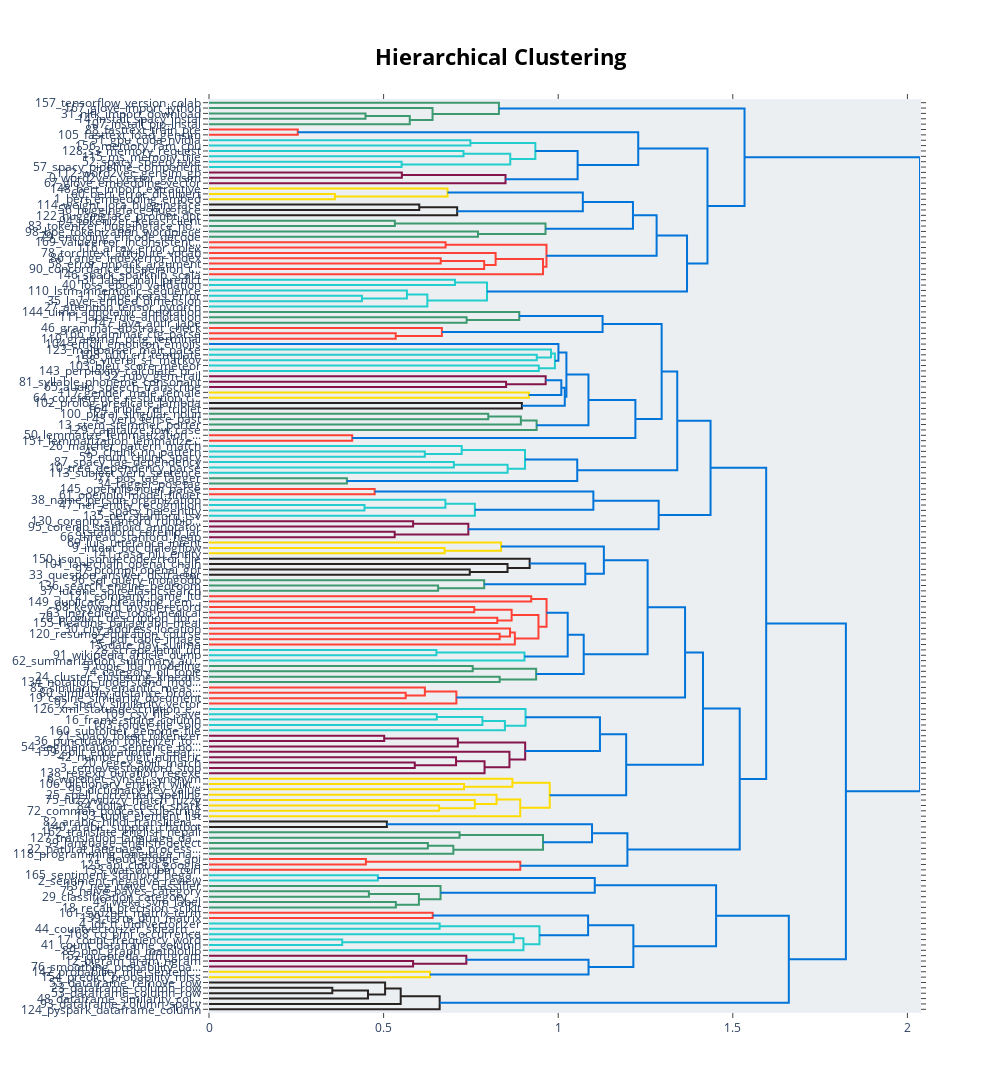

The notebook cell saved with this chart:
### Markdown cell above
### Visualizations

### Code cell
topic_model.visualize_hierarchy()

### Figure 1 — Plotly figure (JSON) as saved in the notebook; plotly's stock layout.template omitted (floating-point values rounded to 4 significant figures; data arrays with more than 128 entries replaced by an {"elided": "..."} marker saying what was removed)
{"data": [{"hoverinfo": "text", "marker": {"color": "rgb(61,153,112)"}, "mode": "lines", "type": "scatter", "x": [0.0, 0.4481, 0.4481, 0.0], "xaxis": "x", "y": [-25.0, -25.0, -35.0, -35.0], "yaxis": "y"}, {"hoverinfo": "text", "marker": {"color": "rgb(61,153,112)"}, "mode": "lines", "type": "scatter", "x": [0.4481, 0.5749, 0.5749, 0.0], "xaxis": "x", "y": [-30.0, -30.0, -45.0, -45.0], "yaxis": "y"}, {"hoverinfo": "text", "marker": {"color": "rgb(61,153,112)"}, "mode": "lines", "type": "scatter", "x": [0.0, 0.6402, 0.6402, 0.5749], "xaxis": "x", "y": [-15.0, -15.0, -37.5, -37.5], "yaxis": "y"}, {"hoverinfo": "text", "marker": {"color": "rgb(61,153,112)"}, "mode": "lines", "type": "scatter", "x": [0.0, 0.8302, 0.8302, 0.6402], "xaxis": "x", "y": [-5.0, -5.0, -26.25, -26.25], "yaxis": "y"}, {"hoverinfo": "text", "marker": {"color": "rgb(255,65,54)"}, "mode": "lines", "type": "scatter", "x": [0.0, 0.2541, 0.2541, 0.0], "xaxis": "x", "y": [-55.0, -55.0, -65.0, -65.0], "yaxis": "y"}, {"hoverinfo": "text", "marker": {"color": "rgb(35,205,205)"}, "mode": "lines", "type": "scatter", "x": [0.0, 0.7485, 0.7485, 0.0], "xaxis": "x", "y": [-75.0, -75.0, -85.0, -85.0], "yaxis": "y"}, {"hoverinfo": "text", "marker": {"color": "rgb(35,205,205)"}, "mode": "lines", "type": "scatter", "x": [0.0, 0.7287, 0.7287, 0.0], "xaxis": "x", "y": [-95.0, -95.0, -105.0, -105.0], "yaxis": "y"}, {"hoverinfo": "text", "marker": {"color": "rgb(35,205,205)"}, "mode": "lines", "type": "scatter", "x": [0.0, 0.5516, 0.5516, 0.0], "xaxis": "x", "y": [-115.0, -115.0, -125.0, -125.0], "yaxis": "y"}, {"hoverinfo": "text", "marker": {"color": "rgb(35,205,205)"}, "mode": "lines", "type": "scatter", "x": [0.7287, 0.8627, 0.8627, 0.5516], "xaxis": "x", "y": [-100.0, -100.0, -120.0, -120.0], "yaxis": "y"}, {"hoverinfo": "text", "marker": {"color": "rgb(35,205,205)"}, "mode": "lines", "type": "scatter", "x": [0.7485, 0.9345, 0.9345, 0.8627], "xaxis": "x", "y": [-80.0, -80.0, -110.0, -110.0], "yaxis": "y"}, {"hoverinfo": "text", "marker": {"color": "rgb(133,20,75)"}, "mode": "lines", "type": "scatter", "x": [0.0, 0.5523, 0.5523, 0.0], "xaxis": "x", "y": [-135.0, -135.0, -145.0, -145.0], "yaxis": "y"}, {"hoverinfo": "text", "marker": {"color": "rgb(133,20,75)"}, "mode": "lines", "type": "scatter", "x": [0.5523, 0.8491, 0.8491, 0.0], "xaxis": "x", "y": [-140.0, -140.0, -155.0, -155.0], "yaxis": "y"}, {"hoverinfo": "text", "marker": {"color": "rgb(0,116,217)"}, "mode": "lines", "type": "scatter", "x": [0.9345, 1.056, 1.056, 0.8491], "xaxis": "x", "y": [-95.0, -95.0, -147.5, -147.5], "yaxis": "y"}, {"hoverinfo": "text", "marker": {"color": "rgb(0,116,217)"}, "mode": "lines", "type": "scatter", "x": [0.2541, 1.229, 1.229, 1.056], "xaxis": "x", "y": [-60.0, -60.0, -121.2, -121.2], "yaxis": "y"}, {"hoverinfo": "text", "marker": {"color": "rgb(255,220,0)"}, "mode": "lines", "type": "scatter", "x": [0.0, 0.3604, 0.3604, 0.0], "xaxis": "x", "y": [-175.0, -175.0, -185.0, -185.0], "yaxis": "y"}, {"hoverinfo": "text", "marker": {"color": "rgb(255,220,0)"}, "mode": "lines", "type": "scatter", "x": [0.0, 0.683, 0.683, 0.3604], "xaxis": "x", "y": [-165.0, -165.0, -180.0, -180.0], "yaxis": "y"}, {"hoverinfo": "text", "marker": {"color": "rgb(40,35,35)"}, "mode": "lines", "type": "scatter", "x": [0.0, 0.6021, 0.6021, 0.0], "xaxis": "x", "y": [-195.0, -195.0, -205.0, -205.0], "yaxis": "y"}, {"hoverinfo": "text", "marker": {"color": "rgb(40,35,35)"}, "mode": "lines", "type": "scatter", "x": [0.6021, 0.7107, 0.7107, 0.0], "xaxis": "x", "y": [-200.0, -200.0, -215.0, -215.0], "yaxis": "y"}, {"hoverinfo": "text", "marker": {"color": "rgb(0,116,217)"}, "mode": "lines", "type": "scatter", "x": [0.683, 1.071, 1.071, 0.7107], "xaxis": "x", "y": [-172.5, -172.5, -207.5, -207.5], "yaxis": "y"}, {"hoverinfo": "text", "marker": {"color": "rgb(61,153,112)"}, "mode": "lines", "type": "scatter", "x": [0.0, 0.5322, 0.5322, 0.0], "xaxis": "x", "y": [-225.0, -225.0, -235.0, -235.0], "yaxis": "y"}, {"hoverinfo": "text", "marker": {"color": "rgb(61,153,112)"}, "mode": "lines", "type": "scatter", "x": [0.0, 0.7703, 0.7703, 0.0], "xaxis": "x", "y": [-245.0, -245.0, -255.0, -255.0], "yaxis": "y"}, {"hoverinfo": "text", "marker": {"color": "rgb(61,153,112)"}, "mode": "lines", "type": "scatter", "x": [0.5322, 0.9637, 0.9637, 0.7703], "xaxis": "x", "y": [-230.0, -230.0, -250.0, -250.0], "yaxis": "y"}, {"hoverinfo": "text", "marker": {"color": "rgb(0,116,217)"}, "mode": "lines", "type": "scatter", "x": [1.071, 1.214, 1.214, 0.9637], "xaxis": "x", "y": [-190.0, -190.0, -240.0, -240.0], "yaxis": "y"}, {"hoverinfo": "text", "marker": {"color": "rgb(255,65,54)"}, "mode": "lines", "type": "scatter", "x": [0.0, 0.6775, 0.6775, 0.0], "xaxis": "x", "y": [-265.0, -265.0, -275.0, -275.0], "yaxis": "y"}, {"hoverinfo": "text", "marker": {"color": "rgb(255,65,54)"}, "mode": "lines", "type": "scatter", "x": [0.0, 0.6636, 0.6636, 0.0], "xaxis": "x", "y": [-295.0, -295.0, -305.0, -305.0], "yaxis": "y"}, {"hoverinfo": "text", "marker": {"color": "rgb(255,65,54)"}, "mode": "lines", "type": "scatter", "x": [0.6636, 0.7881, 0.7881, 0.0], "xaxis": "x", "y": [-300.0, -300.0, -315.0, -315.0], "yaxis": "y"}, {"hoverinfo": "text", "marker": {"color": "rgb(255,65,54)"}, "mode": "lines", "type": "scatter", "x": [0.0, 0.8208, 0.8208, 0.7881], "xaxis": "x", "y": [-285.0, -285.0, -307.5, -307.5], "yaxis": "y"}, {"hoverinfo": "text", "marker": {"color": "rgb(255,65,54)"}, "mode": "lines", "type": "scatter", "x": [0.8208, 0.9565, 0.9565, 0.0], "xaxis": "x", "y": [-296.2, -296.2, -325.0, -325.0], "yaxis": "y"}, {"hoverinfo": "text", "marker": {"color": "rgb(255,65,54)"}, "mode": "lines", "type": "scatter", "x": [0.6775, 0.9664, 0.9664, 0.9565], "xaxis": "x", "y": [-270.0, -270.0, -310.6, -310.6], "yaxis": "y"}, {"hoverinfo": "text", "marker": {"color": "rgb(0,116,217)"}, "mode": "lines", "type": "scatter", "x": [1.214, 1.282, 1.282, 0.9664], "xaxis": "x", "y": [-215.0, -215.0, -290.3, -290.3], "yaxis": "y"}, {"hoverinfo": "text", "marker": {"color": "rgb(35,205,205)"}, "mode": "lines", "type": "scatter", "x": [0.0, 0.7044, 0.7044, 0.0], "xaxis": "x", "y": [-335.0, -335.0, -345.0, -345.0], "yaxis": "y"}, {"hoverinfo": "text", "marker": {"color": "rgb(35,205,205)"}, "mode": "lines", "type": "scatter", "x": [0.0, 0.4379, 0.4379, 0.0], "xaxis": "x", "y": [-365.0, -365.0, -375.0, -375.0], "yaxis": "y"}, {"hoverinfo": "text", "marker": {"color": "rgb(35,205,205)"}, "mode": "lines", "type": "scatter", "x": [0.0, 0.5667, 0.5667, 0.4379], "xaxis": "x", "y": [-355.0, -355.0, -370.0, -370.0], "yaxis": "y"}, {"hoverinfo": "text", "marker": {"color": "rgb(35,205,205)"}, "mode": "lines", "type": "scatter", "x": [0.5667, 0.6252, 0.6252, 0.0], "xaxis": "x", "y": [-362.5, -362.5, -385.0, -385.0], "yaxis": "y"}, {"hoverinfo": "text", "marker": {"color": "rgb(35,205,205)"}, "mode": "lines", "type": "scatter", "x": [0.7044, 0.796, 0.796, 0.6252], "xaxis": "x", "y": [-340.0, -340.0, -373.8, -373.8], "yaxis": "y"}, {"hoverinfo": "text", "marker": {"color": "rgb(0,116,217)"}, "mode": "lines", "type": "scatter", "x": [1.282, 1.369, 1.369, 0.796], "xaxis": "x", "y": [-252.7, -252.7, -356.9, -356.9], "yaxis": "y"}, {"hoverinfo": "text", "marker": {"color": "rgb(0,116,217)"}, "mode": "lines", "type": "scatter", "x": [1.229, 1.427, 1.427, 1.369], "xaxis": "x", "y": [-90.62, -90.62, -304.8, -304.8], "yaxis": "y"}, {"hoverinfo": "text", "marker": {"color": "rgb(0,116,217)"}, "mode": "lines", "type": "scatter", "x": [0.8302, 1.534, 1.534, 1.427], "xaxis": "x", "y": [-15.62, -15.62, -197.7, -197.7], "yaxis": "y"}, {"hoverinfo": "text", "marker": {"color": "rgb(61,153,112)"}, "mode": "lines", "type": "scatter", "x": [0.0, 0.7377, 0.7377, 0.0], "xaxis": "x", "y": [-405.0, -405.0, -415.0, -415.0], "yaxis": "y"}, {"hoverinfo": "text", "marker": {"color": "rgb(61,153,112)"}, "mode": "lines", "type": "scatter", "x": [0.0, 0.8885, 0.8885, 0.7377], "xaxis": "x", "y": [-395.0, -395.0, -410.0, -410.0], "yaxis": "y"}, {"hoverinfo": "text", "marker": {"color": "rgb(255,65,54)"}, "mode": "lines", "type": "scatter", "x": [0.0, 0.5348, 0.5348, 0.0], "xaxis": "x", "y": [-435.0, -435.0, -445.0, -445.0], "yaxis": "y"}, {"hoverinfo": "text", "marker": {"color": "rgb(255,65,54)"}, "mode": "lines", "type": "scatter", "x": [0.0, 0.6669, 0.6669, 0.5348], "xaxis": "x", "y": [-425.0, -425.0, -440.0, -440.0], "yaxis": "y"}, {"hoverinfo": "text", "marker": {"color": "rgb(0,116,217)"}, "mode": "lines", "type": "scatter", "x": [0.8885, 1.127, 1.127, 0.6669], "xaxis": "x", "y": [-402.5, -402.5, -432.5, -432.5], "yaxis": "y"}, {"hoverinfo": "text", "marker": {"color": "rgb(35,205,205)"}, "mode": "lines", "type": "scatter", "x": [0.0, 0.9387, 0.9387, 0.0], "xaxis": "x", "y": [-475.0, -475.0, -485.0, -485.0], "yaxis": "y"}, {"hoverinfo": "text", "marker": {"color": "rgb(35,205,205)"}, "mode": "lines", "type": "scatter", "x": [0.0, 0.9795, 0.9795, 0.9387], "xaxis": "x", "y": [-465.0, -465.0, -480.0, -480.0], "yaxis": "y"}, {"hoverinfo": "text", "marker": {"color": "rgb(35,205,205)"}, "mode": "lines", "type": "scatter", "x": [0.0, 0.9444, 0.9444, 0.0], "xaxis": "x", "y": [-495.0, -495.0, -505.0, -505.0], "yaxis": "y"}, {"hoverinfo": "text", "marker": {"color": "rgb(35,205,205)"}, "mode": "lines", "type": "scatter", "x": [0.9795, 0.9906, 0.9906, 0.9444], "xaxis": "x", "y": [-472.5, -472.5, -500.0, -500.0], "yaxis": "y"}, {"hoverinfo": "text", "marker": {"color": "rgb(0,116,217)"}, "mode": "lines", "type": "scatter", "x": [0.0, 1.001, 1.001, 0.9906], "xaxis": "x", "y": [-455.0, -455.0, -486.2, -486.2], "yaxis": "y"}, {"hoverinfo": "text", "marker": {"color": "rgb(133,20,75)"}, "mode": "lines", "type": "scatter", "x": [0.0, 0.8508, 0.8508, 0.0], "xaxis": "x", "y": [-525.0, -525.0, -535.0, -535.0], "yaxis": "y"}, {"hoverinfo": "text", "marker": {"color": "rgb(133,20,75)"}, "mode": "lines", "type": "scatter", "x": [0.0, 0.9642, 0.9642, 0.8508], "xaxis": "x", "y": [-515.0, -515.0, -530.0, -530.0], "yaxis": "y"}, {"hoverinfo": "text", "marker": {"color": "rgb(255,220,0)"}, "mode": "lines", "type": "scatter", "x": [0.0, 0.9158, 0.9158, 0.0], "xaxis": "x", "y": [-545.0, -545.0, -555.0, -555.0], "yaxis": "y"}, {"hoverinfo": "text", "marker": {"color": "rgb(0,116,217)"}, "mode": "lines", "type": "scatter", "x": [0.9642, 1.009, 1.009, 0.9158], "xaxis": "x", "y": [-522.5, -522.5, -550.0, -550.0], "yaxis": "y"}, {"hoverinfo": "text", "marker": {"color": "rgb(40,35,35)"}, "mode": "lines", "type": "scatter", "x": [0.0, 0.896, 0.896, 0.0], "xaxis": "x", "y": [-565.0, -565.0, -575.0, -575.0], "yaxis": "y"}, {"hoverinfo": "text", "marker": {"color": "rgb(0,116,217)"}, "mode": "lines", "type": "scatter", "x": [1.009, 1.019, 1.019, 0.896], "xaxis": "x", "y": [-536.2, -536.2, -570.0, -570.0], "yaxis": "y"}, {"hoverinfo": "text", "marker": {"color": "rgb(0,116,217)"}, "mode": "lines", "type": "scatter", "x": [1.001, 1.024, 1.024, 1.019], "xaxis": "x", "y": [-470.6, -470.6, -553.1, -553.1], "yaxis": "y"}, {"hoverinfo": "text", "marker": {"color": "rgb(61,153,112)"}, "mode": "lines", "type": "scatter", "x": [0.0, 0.7997, 0.7997, 0.0], "xaxis": "x", "y": [-585.0, -585.0, -595.0, -595.0], "yaxis": "y"}, {"hoverinfo": "text", "marker": {"color": "rgb(61,153,112)"}, "mode": "lines", "type": "scatter", "x": [0.7997, 0.893, 0.893, 0.0], "xaxis": "x", "y": [-590.0, -590.0, -605.0, -605.0], "yaxis": "y"}, {"hoverinfo": "text", "marker": {"color": "rgb(61,153,112)"}, "mode": "lines", "type": "scatter", "x": [0.893, 0.9382, 0.9382, 0.0], "xaxis": "x", "y": [-597.5, -597.5, -615.0, -615.0], "yaxis": "y"}, {"hoverinfo": "text", "marker": {"color": "rgb(0,116,217)"}, "mode": "lines", "type": "scatter", "x": [1.024, 1.087, 1.087, 0.9382], "xaxis": "x", "y": [-511.9, -511.9, -606.2, -606.2], "yaxis": "y"}, {"hoverinfo": "text", "marker": {"color": "rgb(255,65,54)"}, "mode": "lines", "type": "scatter", "x": [0.0, 0.4101, 0.4101, 0.0], "xaxis": "x", "y": [-625.0, -625.0, -635.0, -635.0], "yaxis": "y"}, {"hoverinfo": "text", "marker": {"color": "rgb(0,116,217)"}, "mode": "lines", "type": "scatter", "x": [1.087, 1.221, 1.221, 0.4101], "xaxis": "x", "y": [-559.1, -559.1, -630.0, -630.0], "yaxis": "y"}, {"hoverinfo": "text", "marker": {"color": "rgb(0,116,217)"}, "mode": "lines", "type": "scatter", "x": [1.127, 1.296, 1.296, 1.221], "xaxis": "x", "y": [-417.5, -417.5, -594.5, -594.5], "yaxis": "y"}, {"hoverinfo": "text", "marker": {"color": "rgb(35,205,205)"}, "mode": "lines", "type": "scatter", "x": [0.0, 0.618, 0.618, 0.0], "xaxis": "x", "y": [-655.0, -655.0, -665.0, -665.0], "yaxis": "y"}, {"hoverinfo": "text", "marker": {"color": "rgb(35,205,205)"}, "mode": "lines", "type": "scatter", "x": [0.0, 0.7237, 0.7237, 0.618], "xaxis": "x", "y": [-645.0, -645.0, -660.0, -660.0], "yaxis": "y"}, {"hoverinfo": "text", "marker": {"color": "rgb(35,205,205)"}, "mode": "lines", "type": "scatter", "x": [0.0, 0.7012, 0.7012, 0.0], "xaxis": "x", "y": [-675.0, -675.0, -685.0, -685.0], "yaxis": "y"}, {"hoverinfo": "text", "marker": {"color": "rgb(35,205,205)"}, "mode": "lines", "type": "scatter", "x": [0.7012, 0.8551, 0.8551, 0.0], "xaxis": "x", "y": [-680.0, -680.0, -695.0, -695.0], "yaxis": "y"}, {"hoverinfo": "text", "marker": {"color": "rgb(35,205,205)"}, "mode": "lines", "type": "scatter", "x": [0.7237, 0.9049, 0.9049, 0.8551], "xaxis": "x", "y": [-652.5, -652.5, -687.5, -687.5], "yaxis": "y"}, {"hoverinfo": "text", "marker": {"color": "rgb(61,153,112)"}, "mode": "lines", "type": "scatter", "x": [0.0, 0.3949, 0.3949, 0.0], "xaxis": "x", "y": [-705.0, -705.0, -715.0, -715.0], "yaxis": "y"}, {"hoverinfo": "text", "marker": {"color": "rgb(0,116,217)"}, "mode": "lines", "type": "scatter", "x": [0.9049, 1.055, 1.055, 0.3949], "xaxis": "x", "y": [-670.0, -670.0, -710.0, -710.0], "yaxis": "y"}, {"hoverinfo": "text", "marker": {"color": "rgb(0,116,217)"}, "mode": "lines", "type": "scatter", "x": [1.296, 1.341, 1.341, 1.055], "xaxis": "x", "y": [-506.0, -506.0, -690.0, -690.0], "yaxis": "y"}, {"hoverinfo": "text", "marker": {"color": "rgb(255,65,54)"}, "mode": "lines", "type": "scatter", "x": [0.0, 0.4744, 0.4744, 0.0], "xaxis": "x", "y": [-725.0, -725.0, -735.0, -735.0], "yaxis": "y"}, {"hoverinfo": "text", "marker": {"color": "rgb(35,205,205)"}, "mode": "lines", "type": "scatter", "x": [0.0, 0.4453, 0.4453, 0.0], "xaxis": "x", "y": [-755.0, -755.0, -765.0, -765.0], "yaxis": "y"}, {"hoverinfo": "text", "marker": {"color": "rgb(35,205,205)"}, "mode": "lines", "type": "scatter", "x": [0.0, 0.677, 0.677, 0.4453], "xaxis": "x", "y": [-745.0, -745.0, -760.0, -760.0], "yaxis": "y"}, {"hoverinfo": "text", "marker": {"color": "rgb(35,205,205)"}, "mode": "lines", "type": "scatter", "x": [0.677, 0.7614, 0.7614, 0.0], "xaxis": "x", "y": [-752.5, -752.5, -775.0, -775.0], "yaxis": "y"}, {"hoverinfo": "text", "marker": {"color": "rgb(0,116,217)"}, "mode": "lines", "type": "scatter", "x": [0.4744, 1.101, 1.101, 0.7614], "xaxis": "x", "y": [-730.0, -730.0, -763.8, -763.8], "yaxis": "y"}, {"hoverinfo": "text", "marker": {"color": "rgb(133,20,75)"}, "mode": "lines", "type": "scatter", "x": [0.0, 0.5845, 0.5845, 0.0], "xaxis": "x", "y": [-785.0, -785.0, -795.0, -795.0], "yaxis": "y"}, {"hoverinfo": "text", "marker": {"color": "rgb(133,20,75)"}, "mode": "lines", "type": "scatter", "x": [0.0, 0.5317, 0.5317, 0.0], "xaxis": "x", "y": [-805.0, -805.0, -815.0, -815.0], "yaxis": "y"}, {"hoverinfo": "text", "marker": {"color": "rgb(133,20,75)"}, "mode": "lines", "type": "scatter", "x": [0.5845, 0.7427, 0.7427, 0.5317], "xaxis": "x", "y": [-790.0, -790.0, -810.0, -810.0], "yaxis": "y"}, {"hoverinfo": "text", "marker": {"color": "rgb(0,116,217)"}, "mode": "lines", "type": "scatter", "x": [1.101, 1.288, 1.288, 0.7427], "xaxis": "x", "y": [-746.9, -746.9, -800.0, -800.0], "yaxis": "y"}, {"hoverinfo": "text", "marker": {"color": "rgb(0,116,217)"}, "mode": "lines", "type": "scatter", "x": [1.341, 1.436, 1.436, 1.288], "xaxis": "x", "y": [-598.0, -598.0, -773.4, -773.4], "yaxis": "y"}, {"hoverinfo": "text", "marker": {"color": "rgb(255,220,0)"}, "mode": "lines", "type": "scatter", "x": [0.0, 0.6746, 0.6746, 0.0], "xaxis": "x", "y": [-835.0, -835.0, -845.0, -845.0], "yaxis": "y"}, {"hoverinfo": "text", "marker": {"color": "rgb(255,220,0)"}, "mode": "lines", "type": "scatter", "x": [0.0, 0.8364, 0.8364, 0.6746], "xaxis": "x", "y": [-825.0, -825.0, -840.0, -840.0], "yaxis": "y"}, {"hoverinfo": "text", "marker": {"color": "rgb(40,35,35)"}, "mode": "lines", "type": "scatter", "x": [0.0, 0.7467, 0.7467, 0.0], "xaxis": "x", "y": [-875.0, -875.0, -885.0, -885.0], "yaxis": "y"}, {"hoverinfo": "text", "marker": {"color": "rgb(40,35,35)"}, "mode": "lines", "type": "scatter", "x": [0.0, 0.8549, 0.8549, 0.7467], "xaxis": "x", "y": [-865.0, -865.0, -880.0, -880.0], "yaxis": "y"}, {"hoverinfo": "text", "marker": {"color": "rgb(40,35,35)"}, "mode": "lines", "type": "scatter", "x": [0.0, 0.9182, 0.9182, 0.8549], "xaxis": "x", "y": [-855.0, -855.0, -872.5, -872.5], "yaxis": "y"}, {"hoverinfo": "text", "marker": {"color": "rgb(61,153,112)"}, "mode": "lines", "type": "scatter", "x": [0.0, 0.6561, 0.6561, 0.0], "xaxis": "x", "y": [-905.0, -905.0, -915.0, -915.0], "yaxis": "y"}, {"hoverinfo": "text", "marker": {"color": "rgb(61,153,112)"}, "mode": "lines", "type": "scatter", "x": [0.0, 0.7881, 0.7881, 0.6561], "xaxis": "x", "y": [-895.0, -895.0, -910.0, -910.0], "yaxis": "y"}, {"hoverinfo": "text", "marker": {"color": "rgb(0,116,217)"}, "mode": "lines", "type": "scatter", "x": [0.9182, 1.078, 1.078, 0.7881], "xaxis": "x", "y": [-863.8, -863.8, -902.5, -902.5], "yaxis": "y"}, {"hoverinfo": "text", "marker": {"color": "rgb(0,116,217)"}, "mode": "lines", "type": "scatter", "x": [0.8364, 1.131, 1.131, 1.078], "xaxis": "x", "y": [-832.5, -832.5, -883.1, -883.1], "yaxis": "y"}, {"hoverinfo": "text", "marker": {"color": "rgb(255,65,54)"}, "mode": "lines", "type": "scatter", "x": [0.0, 0.9228, 0.9228, 0.0], "xaxis": "x", "y": [-925.0, -925.0, -935.0, -935.0], "yaxis": "y"}, {"hoverinfo": "text", "marker": {"color": "rgb(255,65,54)"}, "mode": "lines", "type": "scatter", "x": [0.0, 0.7596, 0.7596, 0.0], "xaxis": "x", "y": [-945.0, -945.0, -955.0, -955.0], "yaxis": "y"}, {"hoverinfo": "text", "marker": {"color": "rgb(255,65,54)"}, "mode": "lines", "type": "scatter", "x": [0.0, 0.8256, 0.8256, 0.0], "xaxis": "x", "y": [-965.0, -965.0, -975.0, -975.0], "yaxis": "y"}, {"hoverinfo": "text", "marker": {"color": "rgb(255,65,54)"}, "mode": "lines", "type": "scatter", "x": [0.7596, 0.8666, 0.8666, 0.8256], "xaxis": "x", "y": [-950.0, -950.0, -970.0, -970.0], "yaxis": "y"}, {"hoverinfo": "text", "marker": {"color": "rgb(255,65,54)"}, "mode": "lines", "type": "scatter", "x": [0.0, 0.8323, 0.8323, 0.0], "xaxis": "x", "y": [-995.0, -995.0, -1005.0, -1005.0], "yaxis": "y"}, {"hoverinfo": "text", "marker": {"color": "rgb(255,65,54)"}, "mode": "lines", "type": "scatter", "x": [0.0, 0.8621, 0.8621, 0.8323], "xaxis": "x", "y": [-985.0, -985.0, -1000.0, -1000.0], "yaxis": "y"}, {"hoverinfo": "text", "marker": {"color": "rgb(255,65,54)"}, "mode": "lines", "type": "scatter", "x": [0.8621, 0.8759, 0.8759, 0.0], "xaxis": "x", "y": [-992.5, -992.5, -1015.0, -1015.0], "yaxis": "y"}, {"hoverinfo": "text", "marker": {"color": "rgb(255,65,54)"}, "mode": "lines", "type": "scatter", "x": [0.8666, 0.9435, 0.9435, 0.8759], "xaxis": "x", "y": [-960.0, -960.0, -1004.0, -1004.0], "yaxis": "y"}, {"hoverinfo": "text", "marker": {"color": "rgb(255,65,54)"}, "mode": "lines", "type": "scatter", "x": [0.9228, 0.9666, 0.9666, 0.9435], "xaxis": "x", "y": [-930.0, -930.0, -981.9, -981.9], "yaxis": "y"}, {"hoverinfo": "text", "marker": {"color": "rgb(35,205,205)"}, "mode": "lines", "type": "scatter", "x": [0.0, 0.6511, 0.6511, 0.0], "xaxis": "x", "y": [-1025.0, -1025.0, -1035.0, -1035.0], "yaxis": "y"}, {"hoverinfo": "text", "marker": {"color": "rgb(35,205,205)"}, "mode": "lines", "type": "scatter", "x": [0.6511, 0.9034, 0.9034, 0.0], "xaxis": "x", "y": [-1030.0, -1030.0, -1045.0, -1045.0], "yaxis": "y"}, {"hoverinfo": "text", "marker": {"color": "rgb(0,116,217)"}, "mode": "lines", "type": "scatter", "x": [0.9666, 1.027, 1.027, 0.9034], "xaxis": "x", "y": [-955.9, -955.9, -1038.0, -1038.0], "yaxis": "y"}, {"hoverinfo": "text", "marker": {"color": "rgb(61,153,112)"}, "mode": "lines", "type": "scatter", "x": [0.0, 0.7552, 0.7552, 0.0], "xaxis": "x", "y": [-1055.0, -1055.0, -1065.0, -1065.0], "yaxis": "y"}, {"hoverinfo": "text", "marker": {"color": "rgb(61,153,112)"}, "mode": "lines", "type": "scatter", "x": [0.0, 0.8323, 0.8323, 0.0], "xaxis": "x", "y": [-1075.0, -1075.0, -1085.0, -1085.0], "yaxis": "y"}, {"hoverinfo": "text", "marker": {"color": "rgb(61,153,112)"}, "mode": "lines", "type": "scatter", "x": [0.7552, 0.9368, 0.9368, 0.8323], "xaxis": "x", "y": [-1060.0, -1060.0, -1080.0, -1080.0], "yaxis": "y"}, {"hoverinfo": "text", "marker": {"color": "rgb(0,116,217)"}, "mode": "lines", "type": "scatter", "x": [1.027, 1.073, 1.073, 0.9368], "xaxis": "x", "y": [-996.7, -996.7, -1070.0, -1070.0], "yaxis": "y"}, {"hoverinfo": "text", "marker": {"color": "rgb(0,116,217)"}, "mode": "lines", "type": "scatter", "x": [1.131, 1.256, 1.256, 1.073], "xaxis": "x", "y": [-857.8, -857.8, -1033.0, -1033.0], "yaxis": "y"}, {"hoverinfo": "text", "marker": {"color": "rgb(255,65,54)"}, "mode": "lines", "type": "scatter", "x": [0.0, 0.5633, 0.5633, 0.0], "xaxis": "x", "y": [-1105.0, -1105.0, -1115.0, -1115.0], "yaxis": "y"}, {"hoverinfo": "text", "marker": {"color": "rgb(255,65,54)"}, "mode": "lines", "type": "scatter", "x": [0.0, 0.6182, 0.6182, 0.5633], "xaxis": "x", "y": [-1095.0, -1095.0, -1110.0, -1110.0], "yaxis": "y"}, {"hoverinfo": "text", "marker": {"color": "rgb(255,65,54)"}, "mode": "lines", "type": "scatter", "x": [0.6182, 0.7084, 0.7084, 0.0], "xaxis": "x", "y": [-1102.0, -1102.0, -1125.0, -1125.0], "yaxis": "y"}, {"hoverinfo": "text", "marker": {"color": "rgb(0,116,217)"}, "mode": "lines", "type": "scatter", "x": [1.256, 1.363, 1.363, 0.7084], "xaxis": "x", "y": [-945.6, -945.6, -1114.0, -1114.0], "yaxis": "y"}, {"hoverinfo": "text", "marker": {"color": "rgb(35,205,205)"}, "mode": "lines", "type": "scatter", "x": [0.0, 0.6523, 0.6523, 0.0], "xaxis": "x", "y": [-1145.0, -1145.0, -1155.0, -1155.0], "yaxis": "y"}, {"hoverinfo": "text", "marker": {"color": "rgb(35,205,205)"}, "mode": "lines", "type": "scatter", "x": [0.6523, 0.7829, 0.7829, 0.0], "xaxis": "x", "y": [-1150.0, -1150.0, -1165.0, -1165.0], "yaxis": "y"}, {"hoverinfo": "text", "marker": {"color": "rgb(35,205,205)"}, "mode": "lines", "type": "scatter", "x": [0.7829, 0.8474, 0.8474, 0.0], "xaxis": "x", "y": [-1158.0, -1158.0, -1175.0, -1175.0], "yaxis": "y"}, {"hoverinfo": "text", "marker": {"color": "rgb(35,205,205)"}, "mode": "lines", "type": "scatter", "x": [0.0, 0.9064, 0.9064, 0.8474], "xaxis": "x", "y": [-1135.0, -1135.0, -1166.0, -1166.0], "yaxis": "y"}, {"hoverinfo": "text", "marker": {"color": "rgb(133,20,75)"}, "mode": "lines", "type": "scatter", "x": [0.0, 0.5018, 0.5018, 0.0], "xaxis": "x", "y": [-1185.0, -1185.0, -1195.0, -1195.0], "yaxis": "y"}, {"hoverinfo": "text", "marker": {"color": "rgb(133,20,75)"}, "mode": "lines", "type": "scatter", "x": [0.5018, 0.7126, 0.7126, 0.0], "xaxis": "x", "y": [-1190.0, -1190.0, -1205.0, -1205.0], "yaxis": "y"}, {"hoverinfo": "text", "marker": {"color": "rgb(133,20,75)"}, "mode": "lines", "type": "scatter", "x": [0.0, 0.5893, 0.5893, 0.0], "xaxis": "x", "y": [-1235.0, -1235.0, -1245.0, -1245.0], "yaxis": "y"}, {"hoverinfo": "text", "marker": {"color": "rgb(133,20,75)"}, "mode": "lines", "type": "scatter", "x": [0.0, 0.7074, 0.7074, 0.5893], "xaxis": "x", "y": [-1225.0, -1225.0, -1240.0, -1240.0], "yaxis": "y"}, {"hoverinfo": "text", "marker": {"color": "rgb(133,20,75)"}, "mode": "lines", "type": "scatter", "x": [0.7074, 0.7891, 0.7891, 0.0], "xaxis": "x", "y": [-1232.0, -1232.0, -1255.0, -1255.0], "yaxis": "y"}, {"hoverinfo": "text", "marker": {"color": "rgb(133,20,75)"}, "mode": "lines", "type": "scatter", "x": [0.0, 0.8604, 0.8604, 0.7891], "xaxis": "x", "y": [-1215.0, -1215.0, -1244.0, -1244.0], "yaxis": "y"}, {"hoverinfo": "text", "marker": {"color": "rgb(133,20,75)"}, "mode": "lines", "type": "scatter", "x": [0.7126, 0.9054, 0.9054, 0.8604], "xaxis": "x", "y": [-1198.0, -1198.0, -1229.0, -1229.0], "yaxis": "y"}, {"hoverinfo": "text", "marker": {"color": "rgb(0,116,217)"}, "mode": "lines", "type": "scatter", "x": [0.9064, 1.12, 1.12, 0.9054], "xaxis": "x", "y": [-1151.0, -1151.0, -1213.0, -1213.0], "yaxis": "y"}, {"hoverinfo": "text", "marker": {"color": "rgb(255,220,0)"}, "mode": "lines", "type": "scatter", "x": [0.0, 0.7303, 0.7303, 0.0], "xaxis": "x", "y": [-1275.0, -1275.0, -1285.0, -1285.0], "yaxis": "y"}, {"hoverinfo": "text", "marker": {"color": "rgb(255,220,0)"}, "mode": "lines", "type": "scatter", "x": [0.0, 0.8688, 0.8688, 0.7303], "xaxis": "x", "y": [-1265.0, -1265.0, -1280.0, -1280.0], "yaxis": "y"}, {"hoverinfo": "text", "marker": {"color": "rgb(255,220,0)"}, "mode": "lines", "type": "scatter", "x": [0.0, 0.6591, 0.6591, 0.0], "xaxis": "x", "y": [-1315.0, -1315.0, -1325.0, -1325.0], "yaxis": "y"}, {"hoverinfo": "text", "marker": {"color": "rgb(255,220,0)"}, "mode": "lines", "type": "scatter", "x": [0.0, 0.7612, 0.7612, 0.6591], "xaxis": "x", "y": [-1305.0, -1305.0, -1320.0, -1320.0], "yaxis": "y"}, {"hoverinfo": "text", "marker": {"color": "rgb(255,220,0)"}, "mode": "lines", "type": "scatter", "x": [0.0, 0.8234, 0.8234, 0.7612], "xaxis": "x", "y": [-1295.0, -1295.0, -1312.0, -1312.0], "yaxis": "y"}, {"hoverinfo": "text", "marker": {"color": "rgb(255,220,0)"}, "mode": "lines", "type": "scatter", "x": [0.8234, 0.8913, 0.8913, 0.0], "xaxis": "x", "y": [-1304.0, -1304.0, -1335.0, -1335.0], "yaxis": "y"}, {"hoverinfo": "text", "marker": {"color": "rgb(255,220,0)"}, "mode": "lines", "type": "scatter", "x": [0.8688, 0.9758, 0.9758, 0.8913], "xaxis": "x", "y": [-1272.0, -1272.0, -1319.0, -1319.0], "yaxis": "y"}, {"hoverinfo": "text", "marker": {"color": "rgb(0,116,217)"}, "mode": "lines", "type": "scatter", "x": [1.12, 1.195, 1.195, 0.9758], "xaxis": "x", "y": [-1182.0, -1182.0, -1296.0, -1296.0], "yaxis": "y"}, {"hoverinfo": "text", "marker": {"color": "rgb(0,116,217)"}, "mode": "lines", "type": "scatter", "x": [1.363, 1.415, 1.415, 1.195], "xaxis": "x", "y": [-1030.0, -1030.0, -1239.0, -1239.0], "yaxis": "y"}, {"hoverinfo": "text", "marker": {"color": "rgb(40,35,35)"}, "mode": "lines", "type": "scatter", "x": [0.0, 0.5094, 0.5094, 0.0], "xaxis": "x", "y": [-1345.0, -1345.0, -1355.0, -1355.0], "yaxis": "y"}, {"hoverinfo": "text", "marker": {"color": "rgb(61,153,112)"}, "mode": "lines", "type": "scatter", "x": [0.0, 0.7175, 0.7175, 0.0], "xaxis": "x", "y": [-1365.0, -1365.0, -1375.0, -1375.0], "yaxis": "y"}, {"hoverinfo": "text", "marker": {"color": "rgb(61,153,112)"}, "mode": "lines", "type": "scatter", "x": [0.0, 0.6268, 0.6268, 0.0], "xaxis": "x", "y": [-1385.0, -1385.0, -1395.0, -1395.0], "yaxis": "y"}, {"hoverinfo": "text", "marker": {"color": "rgb(61,153,112)"}, "mode": "lines", "type": "scatter", "x": [0.6268, 0.6997, 0.6997, 0.0], "xaxis": "x", "y": [-1390.0, -1390.0, -1405.0, -1405.0], "yaxis": "y"}, {"hoverinfo": "text", "marker": {"color": "rgb(61,153,112)"}, "mode": "lines", "type": "scatter", "x": [0.7175, 0.9565, 0.9565, 0.6997], "xaxis": "x", "y": [-1370.0, -1370.0, -1398.0, -1398.0], "yaxis": "y"}, {"hoverinfo": "text", "marker": {"color": "rgb(0,116,217)"}, "mode": "lines", "type": "scatter", "x": [0.5094, 1.097, 1.097, 0.9565], "xaxis": "x", "y": [-1350.0, -1350.0, -1384.0, -1384.0], "yaxis": "y"}, {"hoverinfo": "text", "marker": {"color": "rgb(255,65,54)"}, "mode": "lines", "type": "scatter", "x": [0.0, 0.4493, 0.4493, 0.0], "xaxis": "x", "y": [-1415.0, -1415.0, -1425.0, -1425.0], "yaxis": "y"}, {"hoverinfo": "text", "marker": {"color": "rgb(255,65,54)"}, "mode": "lines", "type": "scatter", "x": [0.4493, 0.8914, 0.8914, 0.0], "xaxis": "x", "y": [-1420.0, -1420.0, -1435.0, -1435.0], "yaxis": "y"}, {"hoverinfo": "text", "marker": {"color": "rgb(0,116,217)"}, "mode": "lines", "type": "scatter", "x": [1.097, 1.198, 1.198, 0.8914], "xaxis": "x", "y": [-1367.0, -1367.0, -1428.0, -1428.0], "yaxis": "y"}, {"hoverinfo": "text", "marker": {"color": "rgb(0,116,217)"}, "mode": "lines", "type": "scatter", "x": [1.415, 1.52, 1.52, 1.198], "xaxis": "x", "y": [-1134.0, -1134.0, -1397.0, -1397.0], "yaxis": "y"}, {"hoverinfo": "text", "marker": {"color": "rgb(0,116,217)"}, "mode": "lines", "type": "scatter", "x": [1.436, 1.596, 1.596, 1.52], "xaxis": "x", "y": [-685.7, -685.7, -1266.0, -1266.0], "yaxis": "y"}, {"hoverinfo": "text", "marker": {"color": "rgb(35,205,205)"}, "mode": "lines", "type": "scatter", "x": [0.0, 0.4836, 0.4836, 0.0], "xaxis": "x", "y": [-1445.0, -1445.0, -1455.0, -1455.0], "yaxis": "y"}, {"hoverinfo": "text", "marker": {"color": "rgb(61,153,112)"}, "mode": "lines", "type": "scatter", "x": [0.0, 0.4579, 0.4579, 0.0], "xaxis": "x", "y": [-1475.0, -1475.0, -1485.0, -1485.0], "yaxis": "y"}, {"hoverinfo": "text", "marker": {"color": "rgb(61,153,112)"}, "mode": "lines", "type": "scatter", "x": [0.0, 0.535, 0.535, 0.0], "xaxis": "x", "y": [-1495.0, -1495.0, -1505.0, -1505.0], "yaxis": "y"}, {"hoverinfo": "text", "marker": {"color": "rgb(61,153,112)"}, "mode": "lines", "type": "scatter", "x": [0.4579, 0.6011, 0.6011, 0.535], "xaxis": "x", "y": [-1480.0, -1480.0, -1500.0, -1500.0], "yaxis": "y"}, {"hoverinfo": "text", "marker": {"color": "rgb(61,153,112)"}, "mode": "lines", "type": "scatter", "x": [0.0, 0.6631, 0.6631, 0.6011], "xaxis": "x", "y": [-1465.0, -1465.0, -1490.0, -1490.0], "yaxis": "y"}, {"hoverinfo": "text", "marker": {"color": "rgb(0,116,217)"}, "mode": "lines", "type": "scatter", "x": [0.4836, 1.105, 1.105, 0.6631], "xaxis": "x", "y": [-1450.0, -1450.0, -1478.0, -1478.0], "yaxis": "y"}, {"hoverinfo": "text", "marker": {"color": "rgb(255,65,54)"}, "mode": "lines", "type": "scatter", "x": [0.0, 0.6406, 0.6406, 0.0], "xaxis": "x", "y": [-1515.0, -1515.0, -1525.0, -1525.0], "yaxis": "y"}, {"hoverinfo": "text", "marker": {"color": "rgb(35,205,205)"}, "mode": "lines", "type": "scatter", "x": [0.0, 0.6605, 0.6605, 0.0], "xaxis": "x", "y": [-1535.0, -1535.0, -1545.0, -1545.0], "yaxis": "y"}, {"hoverinfo": "text", "marker": {"color": "rgb(35,205,205)"}, "mode": "lines", "type": "scatter", "x": [0.0, 0.3815, 0.3815, 0.0], "xaxis": "x", "y": [-1565.0, -1565.0, -1575.0, -1575.0], "yaxis": "y"}, {"hoverinfo": "text", "marker": {"color": "rgb(35,205,205)"}, "mode": "lines", "type": "scatter", "x": [0.0, 0.8726, 0.8726, 0.3815], "xaxis": "x", "y": [-1555.0, -1555.0, -1570.0, -1570.0], "yaxis": "y"}, {"hoverinfo": "text", "marker": {"color": "rgb(35,205,205)"}, "mode": "lines", "type": "scatter", "x": [0.8726, 0.9005, 0.9005, 0.0], "xaxis": "x", "y": [-1562.0, -1562.0, -1585.0, -1585.0], "yaxis": "y"}, {"hoverinfo": "text", "marker": {"color": "rgb(35,205,205)"}, "mode": "lines", "type": "scatter", "x": [0.6605, 0.9463, 0.9463, 0.9005], "xaxis": "x", "y": [-1540.0, -1540.0, -1574.0, -1574.0], "yaxis": "y"}, {"hoverinfo": "text", "marker": {"color": "rgb(0,116,217)"}, "mode": "lines", "type": "scatter", "x": [0.6406, 1.086, 1.086, 0.9463], "xaxis": "x", "y": [-1520.0, -1520.0, -1557.0, -1557.0], "yaxis": "y"}, {"hoverinfo": "text", "marker": {"color": "rgb(133,20,75)"}, "mode": "lines", "type": "scatter", "x": [0.0, 0.5844, 0.5844, 0.0], "xaxis": "x", "y": [-1605.0, -1605.0, -1615.0, -1615.0], "yaxis": "y"}, {"hoverinfo": "text", "marker": {"color": "rgb(133,20,75)"}, "mode": "lines", "type": "scatter", "x": [0.0, 0.7369, 0.7369, 0.5844], "xaxis": "x", "y": [-1595.0, -1595.0, -1610.0, -1610.0], "yaxis": "y"}, {"hoverinfo": "text", "marker": {"color": "rgb(255,220,0)"}, "mode": "lines", "type": "scatter", "x": [0.0, 0.6329, 0.6329, 0.0], "xaxis": "x", "y": [-1625.0, -1625.0, -1635.0, -1635.0], "yaxis": "y"}, {"hoverinfo": "text", "marker": {"color": "rgb(0,116,217)"}, "mode": "lines", "type": "scatter", "x": [0.7369, 1.087, 1.087, 0.6329], "xaxis": "x", "y": [-1602.0, -1602.0, -1630.0, -1630.0], "yaxis": "y"}, {"hoverinfo": "text", "marker": {"color": "rgb(0,116,217)"}, "mode": "lines", "type": "scatter", "x": [1.086, 1.215, 1.215, 1.087], "xaxis": "x", "y": [-1538.0, -1538.0, -1616.0, -1616.0], "yaxis": "y"}, {"hoverinfo": "text", "marker": {"color": "rgb(0,116,217)"}, "mode": "lines", "type": "scatter", "x": [1.105, 1.452, 1.452, 1.215], "xaxis": "x", "y": [-1464.0, -1464.0, -1577.0, -1577.0], "yaxis": "y"}, {"hoverinfo": "text", "marker": {"color": "rgb(40,35,35)"}, "mode": "lines", "type": "scatter", "x": [0.0, 0.3531, 0.3531, 0.0], "xaxis": "x", "y": [-1655.0, -1655.0, -1665.0, -1665.0], "yaxis": "y"}, {"hoverinfo": "text", "marker": {"color": "rgb(40,35,35)"}, "mode": "lines", "type": "scatter", "x": [0.3531, 0.4553, 0.4553, 0.0], "xaxis": "x", "y": [-1660.0, -1660.0, -1675.0, -1675.0], "yaxis": "y"}, {"hoverinfo": "text", "marker": {"color": "rgb(40,35,35)"}, "mode": "lines", "type": "scatter", "x": [0.0, 0.5043, 0.5043, 0.4553], "xaxis": "x", "y": [-1645.0, -1645.0, -1668.0, -1668.0], "yaxis": "y"}, {"hoverinfo": "text", "marker": {"color": "rgb(40,35,35)"}, "mode": "lines", "type": "scatter", "x": [0.5043, 0.549, 0.549, 0.0], "xaxis": "x", "y": [-1656.0, -1656.0, -1685.0, -1685.0], "yaxis": "y"}, {"hoverinfo": "text", "marker": {"color": "rgb(40,35,35)"}, "mode": "lines", "type": "scatter", "x": [0.549, 0.6606, 0.6606, 0.0], "xaxis": "x", "y": [-1671.0, -1671.0, -1695.0, -1695.0], "yaxis": "y"}, {"hoverinfo": "text", "marker": {"color": "rgb(0,116,217)"}, "mode": "lines", "type": "scatter", "x": [1.452, 1.66, 1.66, 0.6606], "xaxis": "x", "y": [-1521.0, -1521.0, -1683.0, -1683.0], "yaxis": "y"}, {"hoverinfo": "text", "marker": {"color": "rgb(0,116,217)"}, "mode": "lines", "type": "scatter", "x": [1.596, 1.824, 1.824, 1.66], "xaxis": "x", "y": [-975.7, -975.7, -1602.0, -1602.0], "yaxis": "y"}, {"hoverinfo": "text", "marker": {"color": "rgb(0,116,217)"}, "mode": "lines", "type": "scatter", "x": [1.534, 2.036, 2.036, 1.824], "xaxis": "x", "y": [-106.7, -106.7, -1289.0, -1289.0], "yaxis": "y"}], "layout": {"autosize": false, "height": 2750, "hoverlabel": {"bgcolor": "white", "font": {"family": "Rockwell", "size": 16}}, "hovermode": "closest", "plot_bgcolor": "#ECEFF1", "showlegend": false, "title": {"font": {"color": "Black", "size": 22}, "text": "<b>Hierarchical Clustering</b>", "x": 0.5, "xanchor": "center", "yanchor": "top"}, "width": 1000, "xaxis": {"mirror": "allticks", "rangemode": "tozero", "showgrid": false, "showline": true, "showticklabels": true, "ticks": "outside", "type": "linear", "zeroline": false}, "yaxis": {"mirror": "allticks", "range": [-1700, 0], "rangemode": "tozero", "showgrid": false, "showline": true, "showticklabels": true, "tickmode": "array", "ticks": "outside", "ticktext": {"elided": "170 str values"}, "tickvals": {"elided": "170 int values"}, "type": "linear", "zeroline": false}}}
